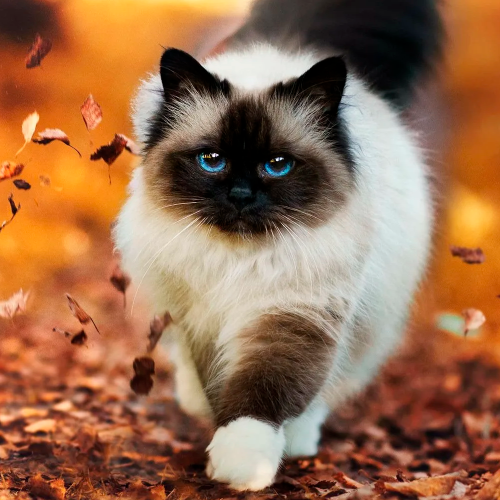
#> input picture src/photos_vol/tg0.png, 1000 x 1000 px (shown at 1/2 size); the run also reads 1 picture not shown here
$ python card_vol.py
#> lines starting #> are read from the running program, lines starting #| are printed output that depends on the picture
from PIL import Image, ImageDraw, ImageFont
import asyncio

async def draw_card(id):
    back = Image.open('../photos_vol/background.png')
    try:
        vol_photo = Image.open(f'../photos_vol/tg{id}.png')
        vol_photo = vol_photo.resize((200, 200))
    except:
        vol_photo = Image.open(f'../photos_vol/tg0.png')
        vol_photo = vol_photo.resize((200, 200))

    # mask = Image.open('../photos_vol/mask.png')
    # mask = mask.resize((100, 100))

    back.paste(vol_photo, (400, 100))

    font = ImageFont.truetype('../photos_vol/ofont.ru_Arial.ttf', size=28)
    text = "Сергей Орешкин\nРанг:..."

    draw_text = ImageDraw.Draw(back)

    draw_text.text(xy=(back.width / 2, 350),
              text=text, fill=(255, 255, 255), font=font,
              anchor='mm')
    back.show()
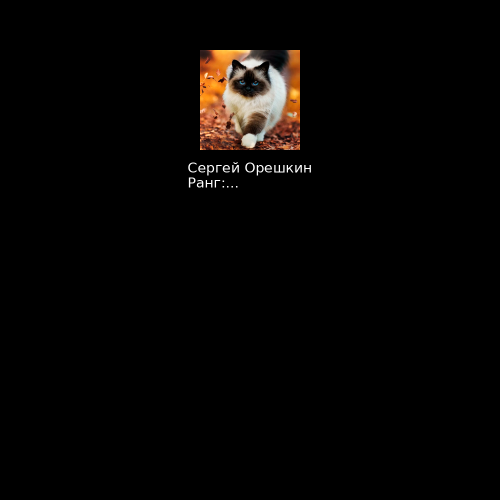
#> shown: PIL image 1000x1000 RGB (shown at 1/2 size); mean R, G, B 6.6, 4.8, 3.6


asyncio.run(draw_card(1))
